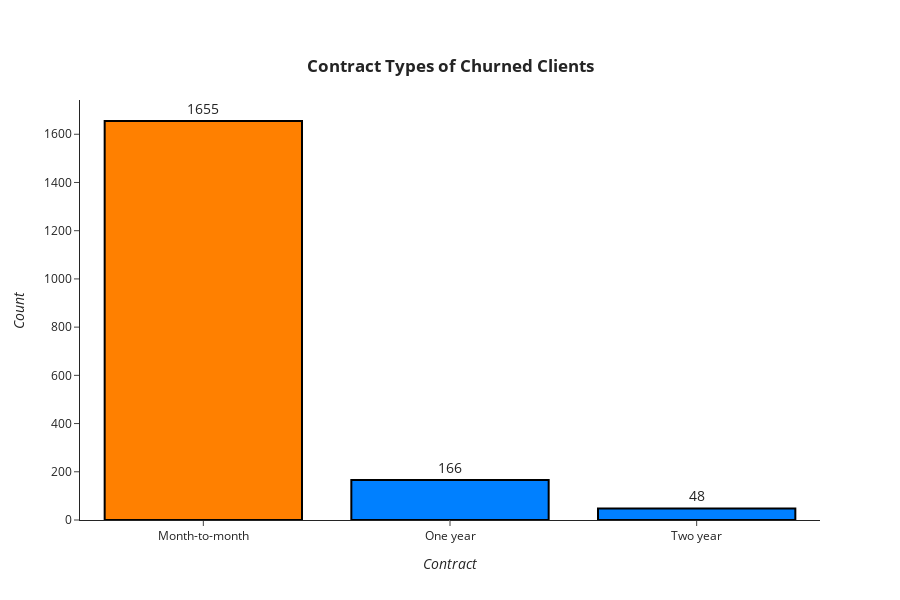

Notebook code cell kept with this figure:
### Code cell
df_aux = df_aux['Contract'].value_counts()
helper_features.bar_plot(df_aux, "<b>Contract Types of Churned Clients</b>", "<i>Contract</i>", "<i>Count</i>")

### Figure 1 — Plotly figure (JSON) as saved in the notebook; plotly's stock layout.template omitted (floating-point values rounded to 4 significant figures)
{"data": [{"marker": {"color": ["#ff8000", "#0080ff", "#0080ff"], "line": {"color": "#000000", "width": 2}}, "text": [1655, 166, 48], "textfont": {"size": 14}, "textposition": "outside", "type": "bar", "x": ["Month-to-month", "One year", "Two year"], "y": [1655, 166, 48]}], "layout": {"autosize": false, "height": 600, "title": {"text": "<b>Contract Types of Churned Clients</b>", "x": 0.5, "xanchor": "center", "y": 0.9, "yanchor": "top"}, "xaxis": {"title": {"text": "<i>Contract</i>"}}, "yaxis": {"automargin": true, "title": {"text": "<i>Count</i>"}}}}
